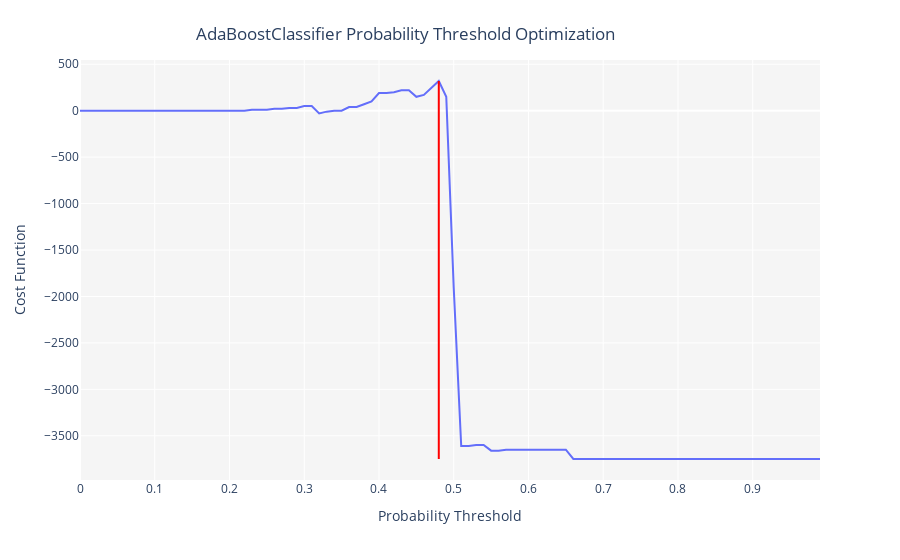

Notebook code cell kept with this figure:
### Code cell
optimize_threshold(tuned_ada, true_negative = 10, false_negative = -100)

### Figure 1 — Plotly figure (JSON) as saved in the notebook; plotly's stock layout.template omitted (floating-point values rounded to 4 significant figures)
{"data": [{"hovertemplate": "Probability Threshold=%{x}<br>Cost Function=%{y}<extra></extra>", "legendgroup": "", "line": {"color": "#636efa", "dash": "solid", "shape": "linear"}, "mode": "lines", "name": "", "orientation": "v", "showlegend": false, "type": "scatter", "x": [0, 0.01, 0.02, 0.03, 0.04, 0.05, 0.06, 0.07, 0.08, 0.09, 0.1, 0.11, 0.12, 0.13, 0.14, 0.15, 0.16, 0.17, 0.18, 0.19, 0.2, 0.21, 0.22, 0.23, 0.24, 0.25, 0.26, 0.27, 0.28, 0.29, 0.3, 0.31, 0.32, 0.33, 0.34, 0.35, 0.36, 0.37, 0.38, 0.39, 0.4, 0.41, 0.42, 0.43, 0.44, 0.45, 0.46, 0.47, 0.48, 0.49, 0.5, 0.51, 0.52, 0.53, 0.54, 0.55, 0.56, 0.57, 0.58, 0.59, 0.6, 0.61, 0.62, 0.63, 0.64, 0.65, 0.66, 0.67, 0.68, 0.69, 0.7, 0.71, 0.72, 0.73, 0.74, 0.75, 0.76, 0.77, 0.78, 0.79, 0.8, 0.81, 0.82, 0.83, 0.84, 0.85, 0.86, 0.87, 0.88, 0.89, 0.9, 0.91, 0.92, 0.93, 0.94, 0.95, 0.96, 0.97, 0.98, 0.99], "xaxis": "x", "y": [0, 0, 0, 0, 0, 0, 0, 0, 0, 0, 0, 0, 0, 0, 0, 0, 0, 0, 0, 0, 0, 0, 0, 10, 10, 10, 20, 20, 30, 30, 50, 50, -30, -10, 0, 0, 40, 40, 70, 100, 190, 190, 200, 220, 220, 150, 170, 250, 320, 150, -1910, -3610, -3610, -3600, -3600, -3660, -3660, -3650, -3650, -3650, -3650, -3650, -3650, -3650, -3650, -3650, -3750, -3750, -3750, -3750, -3750, -3750, -3750, -3750, -3750, -3750, -3750, -3750, -3750, -3750, -3750, -3750, -3750, -3750, -3750, -3750, -3750, -3750, -3750, -3750, -3750, -3750, -3750, -3750, -3750, -3750, -3750, -3750, -3750, -3750], "yaxis": "y"}], "layout": {"autosize": true, "legend": {"tracegroupgap": 0}, "margin": {"t": 60}, "plot_bgcolor": "rgb(245,245,245)", "shapes": [{"line": {"color": "red", "width": 2}, "type": "line", "x0": 0.48, "x1": 0.48, "y0": -3750, "y1": 320}], "title": {"text": "AdaBoostClassifier Probability Threshold Optimization", "x": 0.45, "xanchor": "center", "y": 0.95, "yanchor": "top"}, "xaxis": {"anchor": "y", "autorange": true, "domain": [0, 1], "range": [0, 0.99], "title": {"text": "Probability Threshold"}, "type": "linear"}, "yaxis": {"anchor": "x", "autorange": true, "domain": [0, 1], "range": [-3976.0, 546.1], "title": {"text": "Cost Function"}, "type": "linear"}}}
